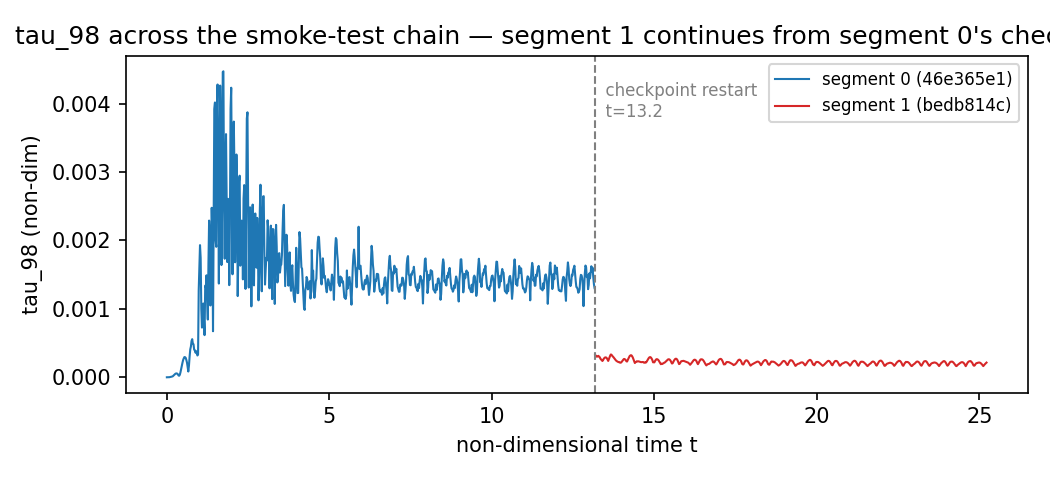
#> input picture docs_site/assets/img/first-sweep-tau98.png, 1050 x 480 px
$ python whitefrac_r9.py ../../../docs_site/assets/img/first-sweep-tau98.png
#> lines starting #> are read from the running program, lines starting #| are printed output that depends on the picture; after the words box and inside, x2 and y2 are one past the last pixel; in counts of white or black regions, pixels touching at a corner belong together
"""Fraction of near-white pixels in a slide render (every channel >= 240), whole slide and the lower half.
Usage: uv run python tools/whitefrac_r9.py <png>
"""
import sys
import numpy as np
from PIL import Image

path = sys.argv[1]
im = np.asarray(Image.open(path).convert("RGB")).astype(int)
h, w, _ = im.shape
#> h = 480; w = 1050
white = np.all(im >= 240, axis=2)
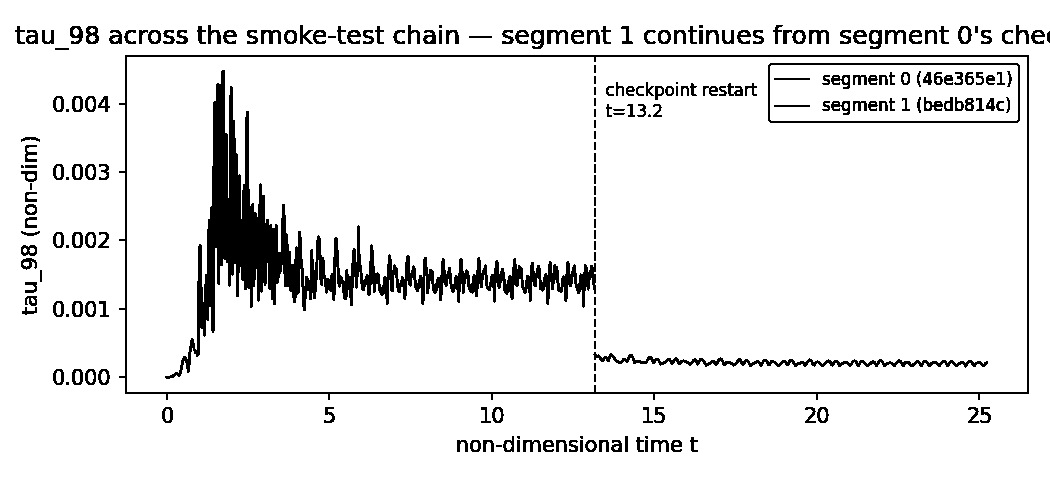
#> white: shape (480, 1050) bool; 91.8% white; 228 black regions (41 under 20 px), largest, box (x1, y1, x2, y2) and area: (165, 70, 596, 379) 17692, (119, 55, 1029, 400) 5112, (593, 352, 988, 368) 1682
print(f"{path}: {w}x{h}px, near-white fraction (whole slide) = {100 * white.mean():.1f} %")
#| ../../../docs_site/assets/img/first-sweep-tau98.png: 1050x480px, near-white fraction (whole slide) = 91.8 %
print(f"lower half (rows {h // 2}..{h}): near-white fraction = {100 * white[h // 2:].mean():.1f} %")
#| lower half (rows 240..480): near-white fraction = 92.0 %
bands = np.array_split(np.arange(h), 6)
print("by row band (top to bottom, % near-white):", [round(100 * white[b].mean(), 1) for b in bands])
#| by row band (top to bottom, % near-white): [88.5, 92.9, 93.5, 84.4, 94.2, 97.2]

$ run again, on docs_site/assets/img/tau-percentile-sensitivity.png
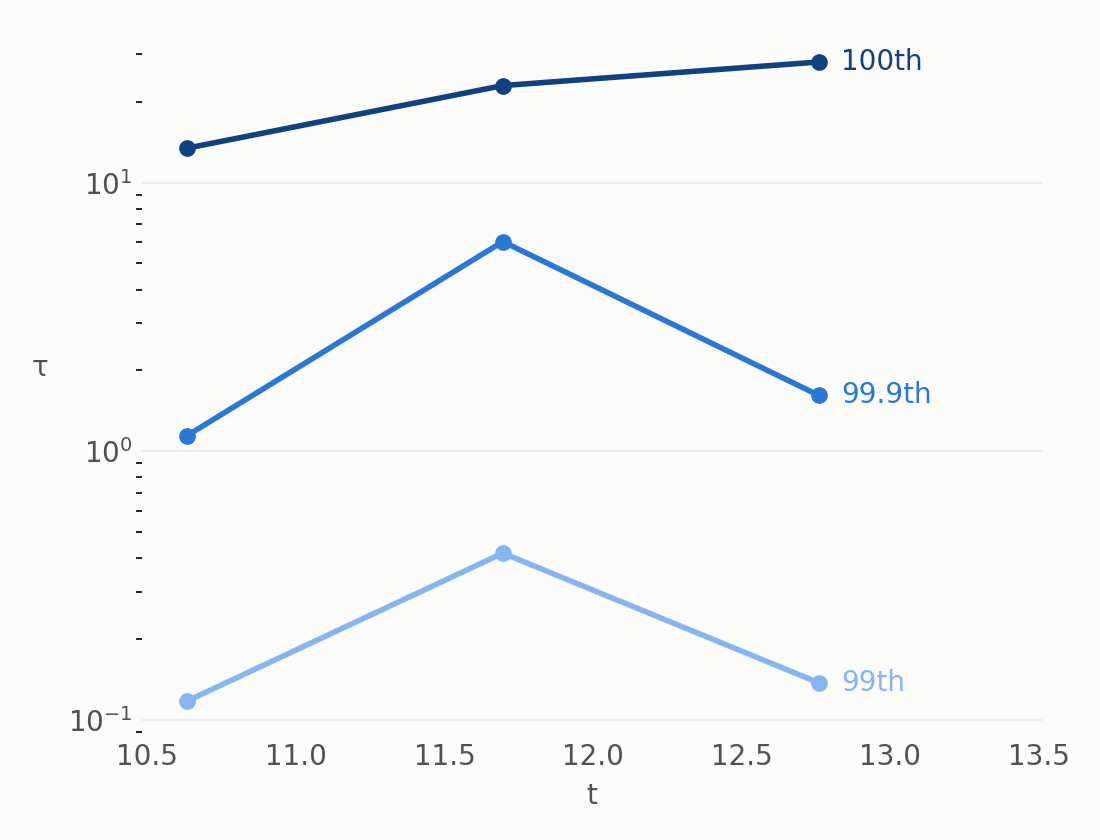
#> input picture docs_site/assets/img/tau-percentile-sensitivity.png, 1100 x 840 px
#> `white = np.all(im >= 240, axis=2)`:
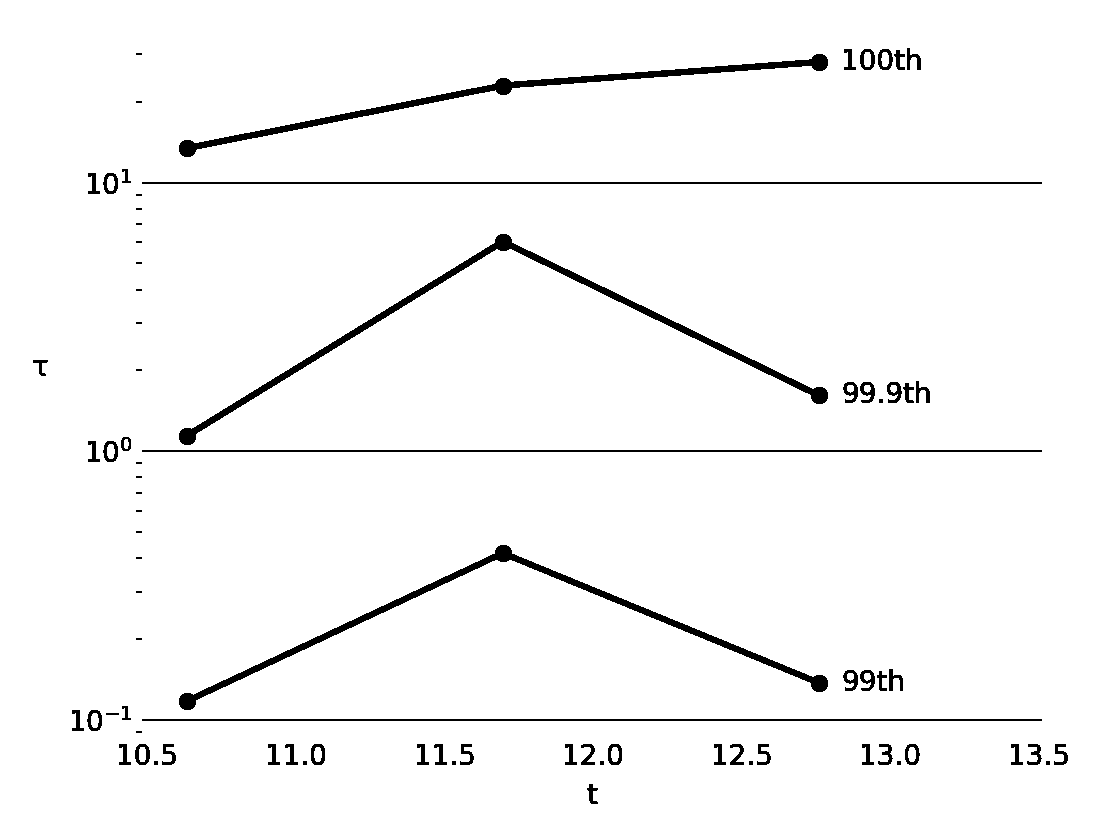
#> white: shape (840, 1100) bool; 97.1% white; 80 black regions (27 under 20 px), largest, box (x1, y1, x2, y2) and area: (179, 234, 828, 445) 5184, (179, 545, 828, 710) 4883, (179, 54, 828, 157) 4632
#| ../../../docs_site/assets/img/tau-percentile-sensitivity.png: 1100x840px, near-white fraction (whole slide) = 97.1 %
#| lower half (rows 420..840): near-white fraction = 97.1 %
#| by row band (top to bottom, % near-white): [96.8, 97.5, 97.0, 98.1, 96.7, 96.4]

$ run again, on docs_site/assets/img/us-vs-upstream-heatmap.png
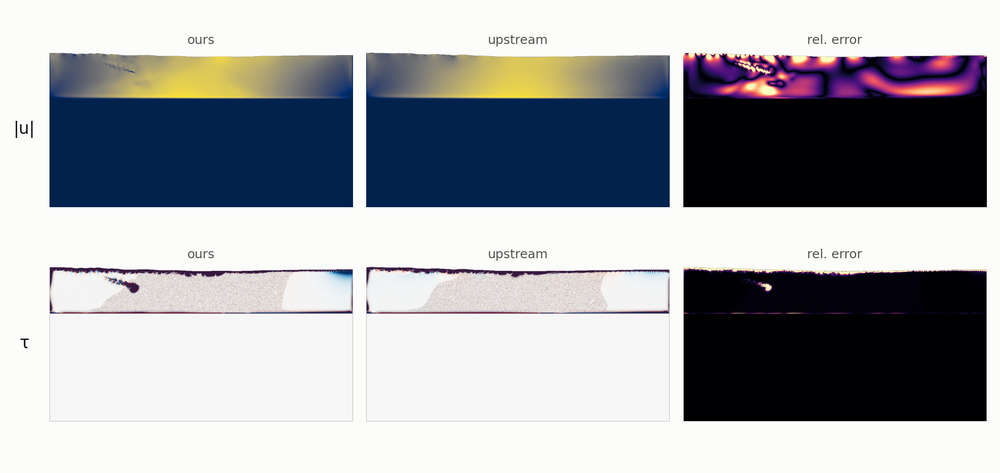
#> input picture docs_site/assets/img/us-vs-upstream-heatmap.png, 1000 x 473 px, shrunk from 1980 x 936 before the run
#> `white = np.all(im >= 240, axis=2)`:
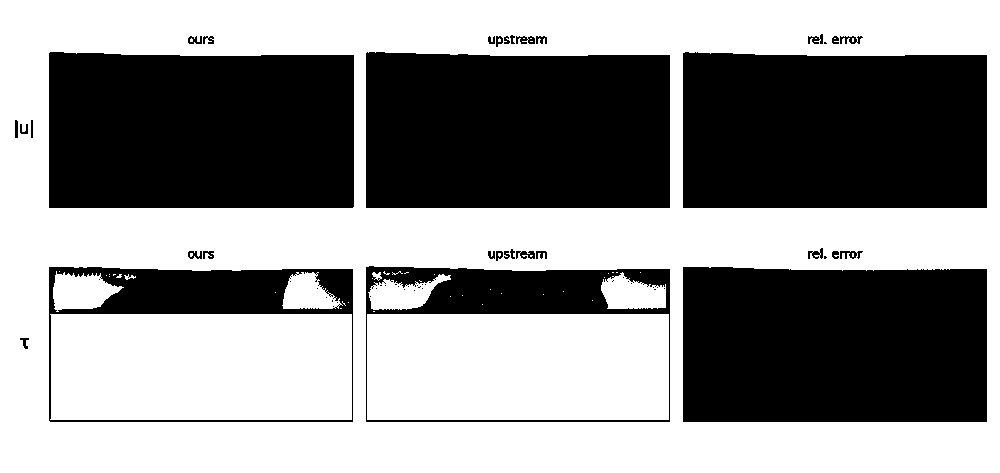
#> white: shape (473, 1000) bool; 55.6% white; 63 black regions (31 under 20 px), largest, box (x1, y1, x2, y2) and area: (49, 52, 354, 208) 46723, (366, 52, 670, 208) 46574, (683, 52, 987, 208) 46541
#| ../../../docs_site/assets/img/us-vs-upstream-heatmap.png: 1000x473px, near-white fraction (whole slide) = 55.6 %
#| lower half (rows 236..473): near-white fraction = 70.7 %
#| by row band (top to bottom, % near-white): [71.2, 8.5, 42.2, 55.1, 69.0, 87.8]
